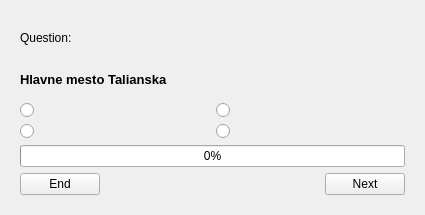
<?xml version="1.0" encoding="UTF-8"?>
<ui version="4.0">
 <class>Form</class>
 <widget class="QWidget" name="Form">
  <property name="geometry">
   <rect>
    <x>0</x>
    <y>0</y>
    <width>425</width>
    <height>215</height>
   </rect>
  </property>
  <property name="windowTitle">
   <string>Quizer</string>
  </property>
  <layout class="QHBoxLayout" name="horizontalLayout">
   <item>
    <widget class="QStackedWidget" name="stackedWidget">
     <property name="currentIndex">
      <number>2</number>
     </property>
     <widget class="QWidget" name="mainMenu">
      <layout class="QGridLayout" name="gridLayout">
       <item row="4" column="0">
        <layout class="QGridLayout" name="gridLayout_3">
         <item row="0" column="0">
          <spacer name="horizontalSpacer_5">
           <property name="orientation">
            <enum>Qt::Horizontal</enum>
           </property>
           <property name="sizeHint" stdset="0">
            <size>
             <width>40</width>
             <height>20</height>
            </size>
           </property>
          </spacer>
         </item>
         <item row="0" column="1">
          <widget class="QPushButton" name="menubtn_Maker">
           <property name="text">
            <string>Maker</string>
           </property>
          </widget>
         </item>
         <item row="0" column="2">
          <spacer name="horizontalSpacer_6">
           <property name="orientation">
            <enum>Qt::Horizontal</enum>
           </property>
           <property name="sizeHint" stdset="0">
            <size>
             <width>40</width>
             <height>20</height>
            </size>
           </property>
          </spacer>
         </item>
        </layout>
       </item>
       <item row="3" column="0">
        <layout class="QGridLayout" name="gridLayout_4">
         <item row="0" column="0">
          <spacer name="horizontalSpacer_3">
           <property name="orientation">
            <enum>Qt::Horizontal</enum>
           </property>
           <property name="sizeHint" stdset="0">
            <size>
             <width>40</width>
             <height>20</height>
            </size>
           </property>
          </spacer>
         </item>
         <item row="0" column="1">
          <widget class="QPushButton" name="menubtn_Quiz">
           <property name="text">
            <string>Quiz</string>
           </property>
          </widget>
         </item>
         <item row="0" column="2">
          <spacer name="horizontalSpacer_4">
           <property name="orientation">
            <enum>Qt::Horizontal</enum>
           </property>
           <property name="sizeHint" stdset="0">
            <size>
             <width>40</width>
             <height>20</height>
            </size>
           </property>
          </spacer>
         </item>
        </layout>
       </item>
      </layout>
     </widget>
     <widget class="QWidget" name="Make">
      <layout class="QVBoxLayout" name="verticalLayout">
       <item>
        <layout class="QHBoxLayout" name="horizontalLayout_3">
         <item>
          <widget class="QLabel" name="questionLbl">
           <property name="text">
            <string>Question:</string>
           </property>
          </widget>
         </item>
         <item>
          <spacer name="horizontalSpacer_2">
           <property name="orientation">
            <enum>Qt::Horizontal</enum>
           </property>
           <property name="sizeHint" stdset="0">
            <size>
             <width>40</width>
             <height>20</height>
            </size>
           </property>
          </spacer>
         </item>
         <item>
          <widget class="QLabel" name="qstNumLbl">
           <property name="text">
            <string>Question num:</string>
           </property>
          </widget>
         </item>
         <item>
          <widget class="QLabel" name="quesNumLbl">
           <property name="text">
            <string/>
           </property>
          </widget>
         </item>
        </layout>
       </item>
       <item>
        <widget class="QLineEdit" name="zadOtazka"/>
       </item>
       <item>
        <layout class="QGridLayout" name="gridLayout_2">
         <item row="0" column="0">
          <widget class="QRadioButton" name="r1">
           <property name="text">
            <string/>
           </property>
          </widget>
         </item>
         <item row="0" column="2">
          <widget class="QRadioButton" name="r3">
           <property name="text">
            <string/>
           </property>
          </widget>
         </item>
         <item row="1" column="2">
          <widget class="QRadioButton" name="r4">
           <property name="text">
            <string/>
           </property>
          </widget>
         </item>
         <item row="1" column="0">
          <widget class="QRadioButton" name="r2">
           <property name="text">
            <string/>
           </property>
          </widget>
         </item>
         <item row="1" column="4">
          <widget class="QLineEdit" name="zad4"/>
         </item>
         <item row="1" column="1">
          <widget class="QLineEdit" name="zad2"/>
         </item>
         <item row="0" column="4">
          <widget class="QLineEdit" name="zad3"/>
         </item>
         <item row="0" column="1">
          <widget class="QLineEdit" name="zad1"/>
         </item>
        </layout>
       </item>
       <item>
        <layout class="QHBoxLayout" name="horizontalLayout_2">
         <item>
          <widget class="QPushButton" name="endBtn">
           <property name="text">
            <string>End</string>
           </property>
          </widget>
         </item>
         <item>
          <spacer name="horizontalSpacer">
           <property name="orientation">
            <enum>Qt::Horizontal</enum>
           </property>
           <property name="sizeHint" stdset="0">
            <size>
             <width>40</width>
             <height>20</height>
            </size>
           </property>
          </spacer>
         </item>
         <item>
          <widget class="QPushButton" name="nextBtn">
           <property name="text">
            <string>Next</string>
           </property>
          </widget>
         </item>
        </layout>
       </item>
      </layout>
     </widget>
     <widget class="QWidget" name="Quiz">
      <layout class="QVBoxLayout" name="verticalLayout_2">
       <item>
        <layout class="QHBoxLayout" name="horizontalLayout_9">
         <item>
          <widget class="QLabel" name="q_quesLbl">
           <property name="text">
            <string>Question:</string>
           </property>
          </widget>
         </item>
         <item>
          <spacer name="horizontalSpacer_8">
           <property name="orientation">
            <enum>Qt::Horizontal</enum>
           </property>
           <property name="sizeHint" stdset="0">
            <size>
             <width>40</width>
             <height>20</height>
            </size>
           </property>
          </spacer>
         </item>
         <item>
          <widget class="QLabel" name="q_quesCnt">
           <property name="text">
            <string/>
           </property>
          </widget>
         </item>
        </layout>
       </item>
       <item>
        <widget class="QLabel" name="q_mainQues">
         <property name="font">
          <font>
           <pointsize>10</pointsize>
           <weight>75</weight>
           <bold>true</bold>
          </font>
         </property>
         <property name="text">
          <string>Hlavne mesto Talianska</string>
         </property>
        </widget>
       </item>
       <item>
        <layout class="QGridLayout" name="gridLayout_7">
         <item row="0" column="0">
          <widget class="QRadioButton" name="o1">
           <property name="text">
            <string/>
           </property>
          </widget>
         </item>
         <item row="0" column="1">
          <widget class="QRadioButton" name="o3">
           <property name="text">
            <string/>
           </property>
          </widget>
         </item>
         <item row="1" column="1">
          <widget class="QRadioButton" name="o4">
           <property name="text">
            <string/>
           </property>
          </widget>
         </item>
         <item row="1" column="0">
          <widget class="QRadioButton" name="o2">
           <property name="text">
            <string/>
           </property>
          </widget>
         </item>
        </layout>
       </item>
       <item>
        <widget class="QProgressBar" name="progressBar">
         <property name="value">
          <number>0</number>
         </property>
        </widget>
       </item>
       <item>
        <layout class="QHBoxLayout" name="horizontalLayout_8">
         <item>
          <widget class="QPushButton" name="q_endBtn">
           <property name="text">
            <string>End</string>
           </property>
          </widget>
         </item>
         <item>
          <spacer name="horizontalSpacer_7">
           <property name="orientation">
            <enum>Qt::Horizontal</enum>
           </property>
           <property name="sizeHint" stdset="0">
            <size>
             <width>40</width>
             <height>20</height>
            </size>
           </property>
          </spacer>
         </item>
         <item>
          <widget class="QPushButton" name="q_nextBtn">
           <property name="text">
            <string>Next</string>
           </property>
          </widget>
         </item>
        </layout>
       </item>
      </layout>
     </widget>
     <widget class="QWidget" name="vys">
      <layout class="QVBoxLayout" name="verticalLayout_3">
       <item>
        <widget class="QLabel" name="vysLbl">
         <property name="font">
          <font>
           <pointsize>24</pointsize>
           <weight>50</weight>
           <bold>false</bold>
           <underline>false</underline>
           <kerning>true</kerning>
          </font>
         </property>
         <property name="text">
          <string/>
         </property>
         <property name="alignment">
          <set>Qt::AlignCenter</set>
         </property>
        </widget>
       </item>
       <item>
        <layout class="QHBoxLayout" name="horizontalLayout_4">
         <item>
          <widget class="QPushButton" name="anotherBtn">
           <property name="text">
            <string>Take another Quiz</string>
           </property>
          </widget>
         </item>
         <item>
          <widget class="QPushButton" name="doneBtn">
           <property name="text">
            <string>I'm done for now</string>
           </property>
          </widget>
         </item>
        </layout>
       </item>
      </layout>
     </widget>
    </widget>
   </item>
  </layout>
 </widget>
 <resources/>
 <connections/>
</ui>
